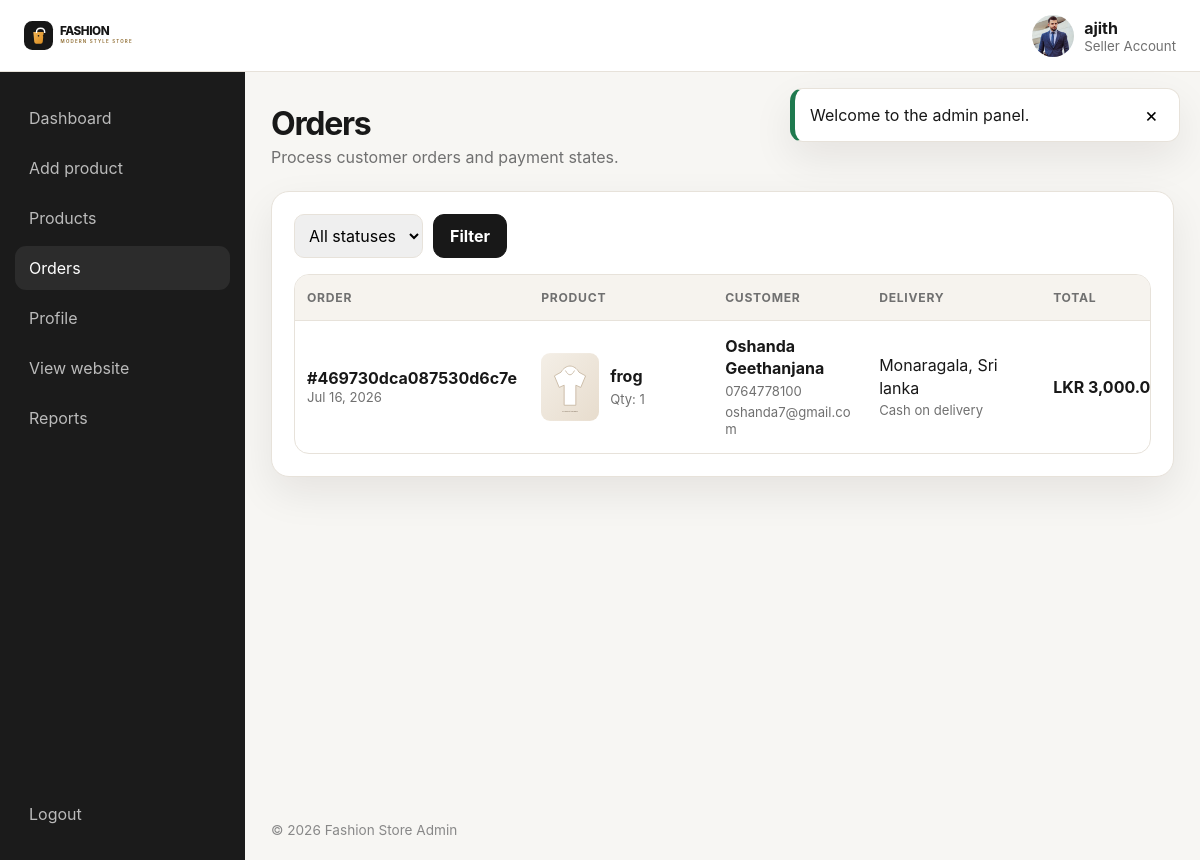
The page /admin/admin_orders.php (signed in) on the database its author committed.
### tables this page shows
CREATE TABLE `sellers` (
  `id` varchar(20) NOT NULL,
  `name` varchar(50) NOT NULL,
  `email` varchar(100) NOT NULL,
  `password` varchar(255) NOT NULL,
  `image` varchar(150) NOT NULL DEFAULT '',
  `created_at` timestamp NOT NULL DEFAULT current_timestamp(),
  `updated_at` timestamp NOT NULL DEFAULT current_timestamp() ON UPDATE current_timestamp()
);

CREATE TABLE `orders` (
  `id` varchar(20) NOT NULL,
  `user_id` varchar(20) NOT NULL,
  `seller_id` varchar(20) NOT NULL,
  `name` varchar(50) NOT NULL,
  `number` varchar(20) NOT NULL,
  `email` varchar(100) NOT NULL,
  `address` varchar(255) NOT NULL,
  `address_type` varchar(50) NOT NULL,
  `method` varchar(50) NOT NULL,
  `product_id` varchar(20) NOT NULL,
  `price` decimal(12,2) NOT NULL,
  `qty` int(10) UNSIGNED NOT NULL DEFAULT 1,
  `option_size` varchar(50) NOT NULL DEFAULT '',
  `date` date NOT NULL DEFAULT curdate(),
  `status` varchar(30) NOT NULL DEFAULT 'in progress',
  `payment_status` varchar(30) NOT NULL DEFAULT 'pending',
  `created_at` timestamp NOT NULL DEFAULT current_timestamp(),
  `updated_at` timestamp NOT NULL DEFAULT current_timestamp() ON UPDATE current_timestamp()
);

CREATE TABLE `products` (
  `id` varchar(20) NOT NULL,
  `seller_id` varchar(20) NOT NULL,
  `name` varchar(80) NOT NULL,
  `price` decimal(12,2) NOT NULL,
  `category` varchar(100) NOT NULL DEFAULT 'Other',
  `thumb_one` varchar(150) NOT NULL DEFAULT '',
  `thumb_two` varchar(150) NOT NULL DEFAULT '',
  `thumb_three` varchar(150) NOT NULL DEFAULT '',
  `stock` int(10) UNSIGNED NOT NULL DEFAULT 0,
  `product_detail` text NOT NULL,
  `status` varchar(20) NOT NULL DEFAULT 'active',
  `created_at` timestamp NOT NULL DEFAULT current_timestamp(),
  `updated_at` timestamp NOT NULL DEFAULT current_timestamp() ON UPDATE current_timestamp()
);

### components/functions.php (called while the page is built, shortened)
<?php
function app_root_path(): string
{
    return dirname(__DIR__);
}
function app_base_url(): string
{
    static $base = null;
    if ($base !== null) {
        return $base;
    }
    $documentRoot = realpath($_SERVER['DOCUMENT_ROOT'] ?? '') ?: '';
    $projectRoot = realpath(app_root_path()) ?: app_root_path();
    $documentRoot = str_replace('\\', '/', $documentRoot);
    $projectRoot = str_replace('\\', '/', $projectRoot);
    if ($documentRoot !== '' && str_starts_with(strtolower($projectRoot), strtolower($documentRoot))) {
        $base = '/' . trim(substr($projectRoot, strlen($documentRoot)), '/');
        if ($base === '/') {
            $base = '';
        }
    } else {
        $base = '';
    }
    return $base;
}
function app_url(string $path = ''): string
{
    $path = ltrim($path, '/');
    $baseUrl = app_base_url();
    if ($baseUrl === '' || $baseUrl === '/') {
        $baseUrl = '/fashion_web';
    }
    return $baseUrl . ($path !== '' ? '/' . $path : '');
}
function e(mixed $value): string
{
    return htmlspecialchars((string) $value, ENT_QUOTES | ENT_SUBSTITUTE, 'UTF-8');
}
function uploaded_image_url(?string $filename, string $kind = 'product'): string
{
    $filename = basename((string) $filename);
    if ($filename !== '' && is_file(app_root_path() . '/uploaded_files/' . $filename)) {
        return app_url('uploaded_files/' . rawurlencode($filename));
    }
    return app_url($kind === 'avatar' ? 'assets/avatar.svg' : 'assets/product-placeholder.svg');
}
function money(mixed $amount): string
{
    return 'LKR ' . number_format((float) $amount, 2);
}
function current_seller(PDO $conn): ?array
{
    $id = (string) ($GLOBALS['seller_id'] ?? $_SESSION['seller_id'] ?? '');
    $stmt = $conn->prepare('SELECT * FROM sellers WHERE id = ? LIMIT 1');
    $stmt->execute([$id]);
    $seller = $stmt->fetch(PDO::FETCH_ASSOC) ?: null;
    return $seller;
}
function is_system_admin(PDO $conn): bool
{
    $seller = current_seller($conn);
    return (string) ($seller['id'] ?? '') === 'ADM1N000000000000001'
        || strtolower((string) ($seller['email'] ?? '')) === 'admin@fashionstore.lk';
}

### admin/admin_orders.php (the view, shortened to what this page needs)
<?php
require_once __DIR__ . '/../components/connect.php';
$isSystemAdmin = is_system_admin($conn);
$where = [];
$params = [];
if (!$isSystemAdmin) {
    $where[] = 'o.seller_id = ?';
    $params[] = $seller_id;
}
$sql = 'SELECT o.*, p.name AS product_name, p.thumb_one, s.name AS seller_name, s.email AS seller_email FROM orders o LEFT JOIN products p ON p.id = o.product_id LEFT JOIN sellers s ON s.id = o.seller_id';
if ($where) $sql .= ' WHERE ' . implode(' AND ', $where);
$sql .= ' ORDER BY o.created_at DESC, o.date DESC';
$stmt = $conn->prepare($sql);
$stmt->execute($params);
$orders = $stmt->fetchAll();
?>
<!doctype html><html lang="en"><head><meta charset="utf-8"><meta name="viewport" content="width=device-width,initial-scale=1"><title>Orders | Admin</title><link rel="stylesheet" href="<?= e(app_url('css/admin_style.css')) ?>"></head><body>
<?php include __DIR__ . '/../components/admin_header.php'; ?>
<main class="admin-main"><div class="admin-container"><div class="admin-page-heading"><div><h1>Orders</h1><p><?= $isSystemAdmin ? 'Process orders from every seller account.' : 'Process customer orders and payment states.' ?></p></div></div>
<section class="panel"><form method="get" style="display:flex;gap:10px;margin-bottom:16px"><select name="status" style="padding:10px;border:1px solid var(--line);border-radius:10px"><option value="">All statuses</option></select><button class="button" type="submit">Filter</button></form>
<?php if ($orders): ?>
<div class="table-wrap">
  <table class="data-table">
    <thead>
      <tr>
        <th>Order</th>
        <th>Product</th>
        <th>Customer</th>
        <th>Delivery</th>
        <th>Total</th>
      </tr>
    </thead>
    <tbody>
      <?php foreach ($orders as $order): ?>
      <tr>
        <td>
          <strong>#<?= e($order['id']) ?></strong>
          <small class="text-muted"><?= e(date('M d, Y', strtotime($order['date']))) ?></small>
        </td>
        <td>
          <div class="table-product">
            <img src="<?= e(uploaded_image_url($order['thumb_one'] ?? '')) ?>" alt="Product">
            <div class="table-product-details">
              <strong><?= e($order['product_name'] ?? 'Deleted product') ?></strong>
              <small class="text-muted">Qty: <?= (int) $order['qty'] ?><?= !empty($order['option_size']) ? ' | Size: ' . e($order['option_size']) : '' ?></small>
            </div>
          </div>
        </td>
        <td>
          <div class="table-customer">
            <strong><?= e($order['name']) ?></strong>
            <small class="text-muted"><?= e($order['number']) ?></small>
            <small class="text-muted"><?= e($order['email']) ?></small>
          </div>
        </td>
        <td>
          <div class="table-delivery">
            <span><?= e($order['address']) ?></span>
            <small class="text-muted"><?= e($order['method']) ?></small>
          </div>
        </td>
        <td>
          <strong style="white-space:nowrap;"><?= e(money((float) $order['price'] * (int) $order['qty'])) ?></strong>
        </td>
      </tr>
      <?php endforeach; ?>
    </tbody>
  </table>
</div>
<?php else: ?>
<div class="empty-state">No orders found. Orders will appear after a customer completes checkout.</div>
<?php endif; ?>
</section>
</div>
</main>
<?php include __DIR__ . '/../components/admin_footer.php'; include __DIR__ . '/../components/alert.php'; ?>
</body>
</html>

### components/admin_header.php (shortened to what this page needs)
<?php
$seller = current_seller($conn);
$isSystemAdmin = is_system_admin($conn);
$currentPage = basename($_SERVER['PHP_SELF'] ?? '');
?>
<header class="admin-topbar">
    <a class="admin-brand" href="<?= e(app_url('admin/dashboard.php')) ?>"><img src="<?= e(app_url('assets/logo.svg')) ?>" alt="Fashion Store"></a>
    <div class="admin-user">
        <img src="<?= e(uploaded_image_url($seller['image'] ?? '', 'avatar')) ?>" alt="Admin">
        <div><strong><?= e($seller['name'] ?? 'Admin') ?></strong><small><?= $isSystemAdmin ? 'System / Super Admin' : 'Seller Account' ?></small></div>
    </div>
</header>
<aside class="admin-sidebar" data-admin-sidebar>
    <nav>
        <a class="<?= $currentPage === 'dashboard.php' ? 'active' : '' ?>" href="<?= e(app_url('admin/dashboard.php')) ?>">Dashboard</a>
        <a class="<?= $currentPage === 'add_product.php' ? 'active' : '' ?>" href="<?= e(app_url('admin/add_product.php')) ?>">Add product</a>
        <a class="<?= in_array($currentPage, ['view_product.php','read_product.php','edit_product.php','edite_product.php'], true) ? 'active' : '' ?>" href="<?= e(app_url('admin/view_product.php')) ?>">Products</a>
        <a class="<?= $currentPage === 'admin_orders.php' ? 'active' : '' ?>" href="<?= e(app_url('admin/admin_orders.php')) ?>">Orders</a>
        <a class="<?= in_array($currentPage, ['profile.php','update.php'], true) ? 'active' : '' ?>" href="<?= e(app_url('admin/profile.php')) ?>">Profile</a>
        <a href="<?= e(app_url('home.php')) ?>" target="_blank">View website</a>
        <a class="<?= $currentPage === 'reports.php' ? 'active' : '' ?>" href="<?= e(app_url('admin/reports.php')) ?>">Reports</a>
    </nav>
    <form action="<?= e(app_url('components/admin_logout.php')) ?>" method="post">
        <button type="submit" class="sidebar-logout">Logout</button>
    </form>
</aside>

### css/admin_style.css (style rules this page uses)
:root { --ink:#181818;--muted:#707070;--line:#e7e2da;--soft:#f6f3ee;--accent:#e59a2f;--danger:#b73737;--success:#1f7a4f;--shadow:0 16px 40px rgba(20,18,14,.08) }
* { box-sizing:border-box }
body { margin:0;font-family:Inter,Arial,sans-serif;background:#f7f6f3;color:var(--ink) }
a { text-decoration:none;color:inherit }
img { display:block;max-width:100% }
button,input,textarea,select { font:inherit }
.admin-topbar { position:fixed;z-index:50;top:0;left:0;right:0;height:72px;background:#fff;border-bottom:1px solid var(--line);display:flex;align-items:center;padding:0 24px;gap:18px }
.admin-brand img { width:145px }
.admin-user { margin-left:auto;display:flex;align-items:center;gap:10px }
.admin-user img { width:42px;height:42px;border-radius:50%;object-fit:cover }
.admin-user small { display:block;color:var(--muted) }
.admin-sidebar { position:fixed;top:72px;bottom:0;left:0;width:245px;background:#1b1b1b;color:#ddd;padding:24px 15px;display:flex;flex-direction:column;justify-content:space-between;z-index:40 }
.admin-sidebar nav { display:grid;gap:6px }
.admin-sidebar a,.sidebar-logout { display:block;padding:12px 14px;border-radius:11px;border:0;background:none;color:#bbb;text-align:left;width:100%;cursor:pointer }
.admin-sidebar a:hover,.admin-sidebar a.active,.sidebar-logout:hover { background:#2c2c2c;color:#fff }
.admin-main { margin-left:245px;padding:104px 26px 36px;min-height:100vh }
.admin-container { max-width:1220px;margin:auto }
.admin-page-heading { display:flex;justify-content:space-between;gap:20px;align-items:center;margin-bottom:24px }
.admin-page-heading h1 { margin:0;font-size:2rem;letter-spacing:-.04em }
.admin-page-heading p { margin:4px 0 0;color:var(--muted) }
.button,.btn { display:inline-flex;align-items:center;justify-content:center;border:1px solid var(--ink);background:var(--ink);color:#fff;padding:10px 16px;border-radius:11px;cursor:pointer;font-weight:700 }
.panel { background:#fff;border:1px solid var(--line);border-radius:18px;padding:22px;box-shadow:var(--shadow);margin-top:20px }
.table-wrap { overflow:auto;border:1px solid var(--line);border-radius:15px }
.data-table { width:100%;border-collapse:collapse;min-width:980px }
.data-table th,.data-table td { text-align:left;padding:14px 12px;border-bottom:1px solid var(--line);vertical-align:middle;line-height:1.4 }
.data-table th { background:var(--soft);font-size:.76rem;text-transform:uppercase;letter-spacing:.06em;color:var(--muted);white-space:nowrap }
.data-table tr:last-child td { border-bottom:0 }
.table-product { display:flex;align-items:center;gap:11px;min-width:160px }
.table-product img { width:58px;height:68px;object-fit:cover;border-radius:9px;flex-shrink:0 }
.table-product-details,.table-seller,.table-customer,.table-delivery { display:flex;flex-direction:column;gap:3px;word-break:break-word }
.table-customer { min-width:130px }
.table-delivery { min-width:150px;max-width:220px }
.text-muted { display:block;color:var(--muted);font-size:.82rem;line-height:1.35;word-break:break-word }

### rows shown on the page
sellers: image (picture), name "ajith"
orders: id "469730dca087530d6c7e", date "Jul 16, 2026", product.name "frog", qty "1", name "Oshanda Geethanjana", number "0764778100", email "oshanda7@gmail.com", address "Monaragala, Sri lanka", method "Cash on delivery", money((float) $order['price'] * (int) $order['qty']) "LKR…"

### other values the page prints
$flash['message'] "Welcome to the admin panel."
